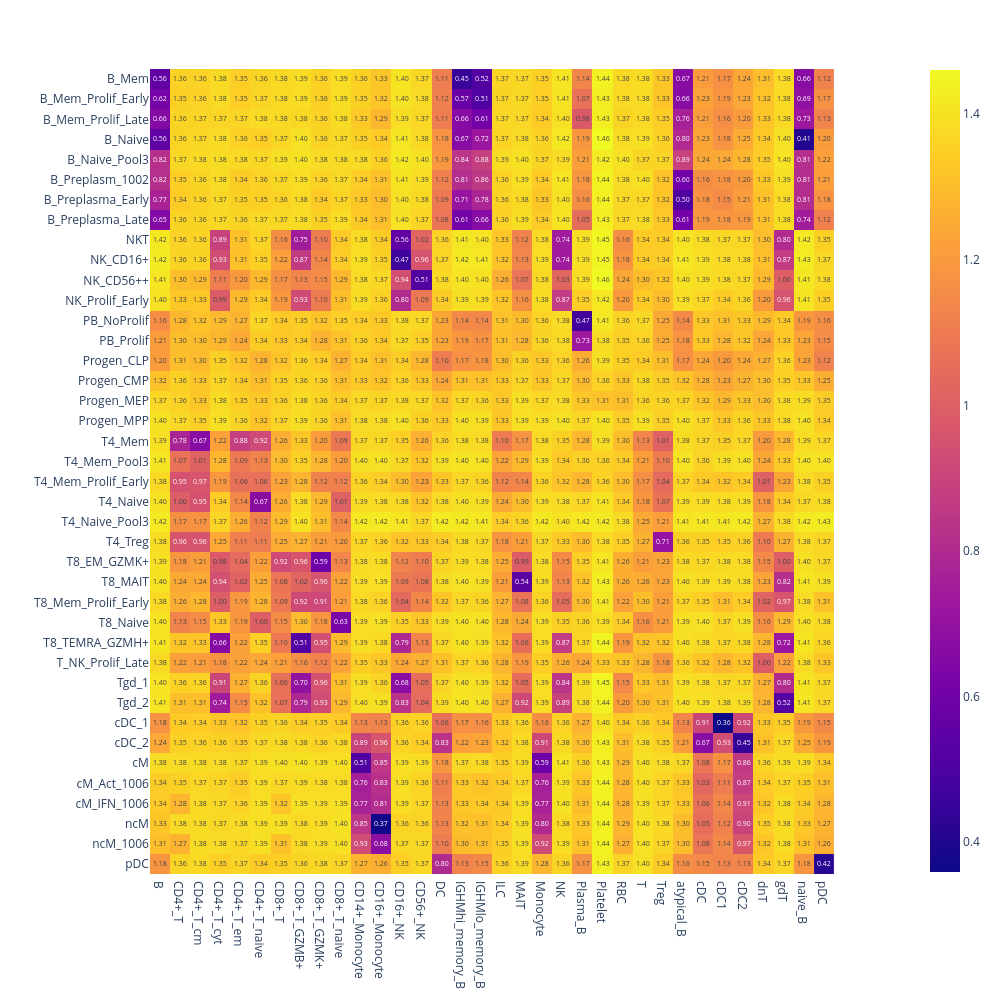

Write notebook code for a chart like this one.
### Code cell
plot_heatmap(cluster_distance, show=True)

### Figure 1 — Plotly figure (JSON) as saved in the notebook; plotly's stock layout.template omitted (floating-point values rounded to 4 significant figures; data arrays with more than 128 entries replaced by an {"elided": "..."} marker saying what was removed)
{"data": [{"coloraxis": "coloraxis", "hovertemplate": "x: %{x}<br>y: %{y}<br>color: %{z}<extra></extra>", "name": "0", "texttemplate": "%{z:.2f}", "type": "heatmap", "x": ["B", "CD4+_T", "CD4+_T_cm", "CD4+_T_cyt", "CD4+_T_em", "CD4+_T_naive", "CD8+_T", "CD8+_T_GZMB+", "CD8+_T_GZMK+", "CD8+_T_naive", "CD14+_Monocyte", "CD16+_Monocyte", "CD16+_NK", "CD56+_NK", "DC", "IGHMhi_memory_B", "IGHMlo_memory_B", "ILC", "MAIT", "Monocyte", "NK", "Plasma_B", "Platelet", "RBC", "T", "Treg", "atypical_B", "cDC", "cDC1", "cDC2", "dnT", "gdT", "naive_B", "pDC"], "xaxis": "x", "y": ["B_Mem", "B_Mem_Prolif_Early", "B_Mem_Prolif_Late", "B_Naive", "B_Naive_Pool3", "B_Preplasm_1002", "B_Preplasma_Early", "B_Preplasma_Late", "NKT", "NK_CD16+", "NK_CD56++", "NK_Prolif_Early", "PB_NoProlif", "PB_Prolif", "Progen_CLP", "Progen_CMP", "Progen_MEP", "Progen_MPP", "T4_Mem", "T4_Mem_Pool3", "T4_Mem_Prolif_Early", "T4_Naive", "T4_Naive_Pool3", "T4_Treg", "T8_EM_GZMK+", "T8_MAIT", "T8_Mem_Prolif_Early", "T8_Naive", "T8_TEMRA_GZMH+", "T_NK_Prolif_Late", "Tgd_1", "Tgd_2", "cDC_1", "cDC_2", "cM", "cM_Act_1006", "cM_IFN_1006", "ncM", "ncM_1006", "pDC"], "yaxis": "y", "z": {"elided": "40x34 float values"}}], "layout": {"autosize": false, "coloraxis": {"colorscale": [[0, "#0d0887"], [0.1111, "#46039f"], [0.2222, "#7201a8"], [0.3333, "#9c179e"], [0.4444, "#bd3786"], [0.5556, "#d8576b"], [0.6667, "#ed7953"], [0.7778, "#fb9f3a"], [0.8889, "#fdca26"], [1, "#f0f921"]]}, "height": 1000, "margin": {"t": 60}, "width": 1000, "xaxis": {"anchor": "y", "autorange": true, "constrain": "domain", "domain": [0.08482, 0.9152], "range": [-0.5, 33.5], "scaleanchor": "y", "type": "category"}, "yaxis": {"anchor": "x", "autorange": true, "constrain": "domain", "domain": [0, 1], "range": [39.5, -0.5], "type": "category"}}}
